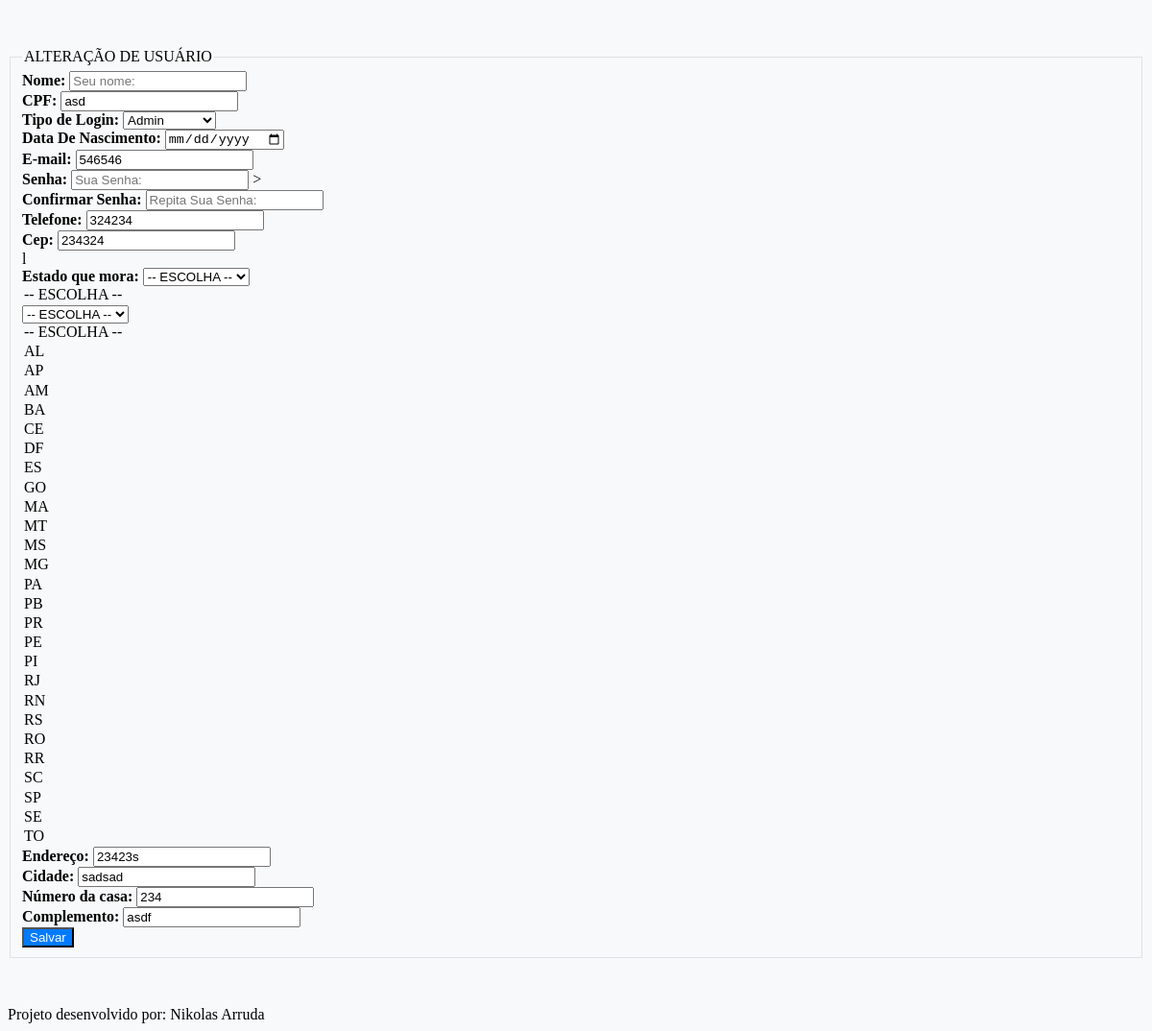
/usuarios/iu_usuario.php?id=1, run on the app's committed database.
### tables this page shows
CREATE TABLE `usuarios` (
  `id_usuario` bigint(20) UNSIGNED NOT NULL,
  `cliente` varchar(254) NOT NULL,
  `nivel_acesso` tinyint(4) NOT NULL,
  `cep` varchar(10) DEFAULT NULL,
  `endereco` varchar(254) DEFAULT NULL,
  `numero` varchar(10) DEFAULT NULL,
  `complemento` varchar(254) DEFAULT NULL,
  `cidade` varchar(254) DEFAULT NULL,
  `estado` char(2) DEFAULT NULL,
  `senha` varchar(254) NOT NULL,
  `email` varchar(254) NOT NULL,
  `telefone` varchar(21) DEFAULT NULL,
  `data_nascimento` date DEFAULT NULL,
  `cpf` varchar(14) DEFAULT NULL,
  PRIMARY KEY (`id_usuario`)
);

### usuarios/iu_usuario.php (the view, shortened to what this page needs)
<?php
require '../utils/conexao.php';
$id = isset($_GET['id']) ? $_GET['id'] : false;
if ($id) {
    $sql = "SELECT * FROM usuarios WHERE id_usuario=?";
    $stmt = $conn->prepare($sql);
    $stmt->bind_param("i", $id);
    $stmt->execute();
    $dados = $stmt->get_result();
    if ($dados->num_rows > 0) {
        $user = $dados->fetch_assoc();
    } else {
?>
        <script>
            history.back();
        </script>
<?php
    }
}
?>
<!DOCTYPE html>
<html lang="pt-br">
<head>
    <link rel="stylesheet" href="https://stackpath.bootstrapcdn.com/bootstrap/4."".3/css/bootstrap.min.css">
    <link rel="stylesheet" href="https://use.fontawesome.com/releases/v5.7.0/css/all.css">
</head>
<body>
    <div class="container">
        <form action="/projeto/bd/bd-usuario.php" method="post">
            <fieldset class="border p-3 rounded">
                <legend class="w-auto text-center p-"border-rounded"><?= ($id) ? "ALTERAÇÃO DE USUÁRIO" : "CADASTRO DE USUÁRIO" ?></legend>
                <div class="row">
                    <div class="col-md-6">
                        <div class="form-group">
                            <label for="nome">Nome:</label>
                            <input class="form-control" id="nome" name="nome" type="text" placeholder="Seu nome:" value="<?= ($id) ? $user['nome'] : null ?>">
                        </div>
                    </div>
                    <div class="col-md-6">
                        <div class="form-group">
                            <label for="cpf">CPF:</label>
                            <input class="form-control" id="cpf" name="cpf" type="text" placeholder="Seu CPF:" value="<?= ($id) ? $user['cpf'] : null ?>">
                        </div>
                    </div>
                    <div class="col-md-6">
                        <div class="form-group">
                            <label for="nivel_acesso">Tipo de Login:</label>
                            <select class="form-control" id="nivel_acesso" name="nivel_acesso" required>
                                <option value="1" <?= (isset($_GET['id']) && $user['nivel_acesso'] == 1) ? "selected" : null ?>>Admin</option>
                            </select>
                        </div>
                    </div>
                    <div class="col-md-6">
                        <div class="form-group">
                            <label for="data_nascimento">Data De Nascimento:</label>
                            <input class="form-control" id="data_nascimento" name="data_nascimento" type="date" placeholder="dd/mm/yyyy" value="<?= isset($id) ? date("d-m-Y", strtotime($user['data_nascimento'])) : null ?>">
                        </div>
                        <div class="col-md-6">
                            <div class="form-group">
                                <label for="email">E-mail:</label>
                                <input class="form-control" id="email" name="email" type="e-mail" placeholder="Seu E-mail:" value="<?= ($id) ? $user['email'] : null ?>">
                            </div>
                        </div>
                        <div class="col-md-6">
                            <div class="form-group">
                                <label for="senha">Senha:</label>
                                <input class="form-control" id="senha" name="senha" type="password" placeholder="Sua Senha:">
                                <?= (isset($_GET['id'])) ? null : "required" ?> >
                            </div>
                        </div>
                        <div class="col-md-6">
                            <div class="form-group">
                                <label for="confirmarsenha">Confirmar Senha:</label>
                                <input class="form-control" id="confirmarsenha" name="confirmarsenha" type="password" placeholder="Repita Sua Senha:" required>
                            </div>
                        </div>
                        <div class="col-md-6">
                            <div class="form-group">
                                <label for="telefone">Telefone:</label>
                                <input class="form-control" id="telefone" name="telefone" type="number" placeholder="Seu Telefone:" value="<?= ($id) ? $user['telefone'] : null ?>">
                            </div>
                        </div>
                        <div class="col-md-6">
                            <div class="form-group">
                                <label for="cep">Cep:</label>
                                <input class="form-control" id="cep" name="cep" type="Number" placeholder="Seu Cep:" value="<?= ($id) ? $user['cep'] : null ?>">
                            </div>
                        </div>l
                        <div class="col-md-6">
                            <div class="form-group">
                                <label for="estado">Estado que mora:</label>
                                <select class="form-control" id="estado" name="estado" required>
                                    <option value=""> -- ESCOLHA --</option>
                                    <select class="form-control" id="estado" name="estado" required>
                                        <option value=""> -- ESCOLHA --</option>
                                        <select class="form-control" id="estado" name="estado" required>
                                            <option value=""> -- ESCOLHA --</option>
                                            <div class="form-group">
                                                <select class="form-control" id="estado" name="estado" required>
                                                    <option value=""> -- ESCOLHA --</option>
                                                    <option <?= (isset($_GET['id']) && $user['estado'] == "AL") ? "selected" : null ?>>AL</option>
                                                    <option <?= (isset($_GET['id']) && $user['estado'] == "AP") ? "selected" : null ?>>AP</option>
                                                    <option <?= (isset($_GET['id']) && $user['estado'] == "AM") ? "selected" : null ?>>AM</option>
                                                    <option <?= (isset($_GET['id']) && $user['estado'] == "BA") ? "selected" : null ?>>BA</option>
                                                    <option <?= (isset($_GET['id']) && $user['estado'] == "CE") ? "selected" : null ?>>CE</option>
                                                    <option <?= (isset($_GET['id']) && $user['estado'] == "DF") ? "selected" : null ?>>DF</option>
                                                    <option <?= (isset($_GET['id']) && $user['estado'] == "ES") ? "selected" : null ?>>ES</option>
                                                    <option <?= (isset($_GET['id']) && $user['estado'] == "GO") ? "selected" : null ?>>GO</option>
                                                    <option <?= (isset($_GET['id']) && $user['estado'] == "MA") ? "selected" : null ?>>MA</option>
                                                    <option <?= (isset($_GET['id']) && $user['estado'] == "MT") ? "selected" : null ?>>MT</option>
                                                    <option <?= (isset($_GET['id']) && $user['estado'] == "MS") ? "selected" : null ?>>MS</option>
                                                    <option <?= (isset($_GET['id']) && $user['estado'] == "MG") ? "selected" : null ?>>MG</option>
                                                    <option <?= (isset($_GET['id']) && $user['estado'] == "PA") ? "selected" : null ?>>PA</option>
                                                    <option <?= (isset($_GET['id']) && $user['estado'] == "PB") ? "selected" : null ?>>PB</option>
                                                    <option <?= (isset($_GET['id']) && $user['estado'] == "PR") ? "selected" : null ?>>PR</option>
                                                    <option <?= (isset($_GET['id']) && $user['estado'] == "PE") ? "selected" : null ?>>PE</option>
                                                    <option <?= (isset($_GET['id']) && $user['estado'] == "PI") ? "selected" : null ?>>PI</option>
                                                    <option <?= (isset($_GET['id']) && $user['estado'] == "RJ") ? "selected" : null ?>>RJ</option>
                                                    <option <?= (isset($_GET['id']) && $user['estado'] == "RN") ? "selected" : null ?>>RN</option>
                                                    <option <?= (isset($_GET['id']) && $user['estado'] == "RS") ? "selected" : null ?>>RS</option>
                                                    <option <?= (isset($_GET['id']) && $user['estado'] == "RO") ? "selected" : null ?>>RO</option>
                                                    <option <?= (isset($_GET['id']) && $user['estado'] == "RR") ? "selected" : null ?>>RR</option>
                                                    <option <?= (isset($_GET['id']) && $user['estado'] == "SC") ? "selected" : null ?>>SC</option>
                                                    <option <?= (isset($_GET['id']) && $user['estado'] == "SP") ? "selected" : null ?>>SP</option>
                                                    <option <?= (isset($_GET['id']) && $user['estado'] == "SE") ? "selected" : null ?>>SE</option>
                                                    <option <?= (isset($_GET['id']) && $user['estado'] == "TO") ? "selected" : null ?>>TO</option>
                                                </select>
                                            </div>
                                        </select>
                            </div>
                        </div>
                        <div class="col-md-6">
                            <div class="form-group">
                                <label for="endereco">Endereço:</label>
                                <input class="form-control" id="endereco" name="endereco" type="text" placeholder="Endereço:" value="<?= ($id) ? $user['endereco'] : null ?>">
                            </div>
                        </div>
                        <div class="col-md-6">
                            <div class="form-group">
                                <label for="cidade">Cidade:</label>
                                <input class="form-control" id="cidade" name="cidade" type="text" placeholder="Cidade que mora:" value="<?= ($id) ? $user['cidade'] : null ?>">
                            </div>
                        </div>
                        <div class="col-md-6">
                            <div class="form-group">
                                <label for="ncasa">Número da casa:</label>
                                <input class="form-control" id="ncasa" name="ncasa" type="number" placeholder="Número da casa:" value="<?= ($id) ? $user['numero'] : null ?>">
                            </div>
                        </div>
                        <div class="col-md-6">
                            <div class="form-group">
                                <label for="complemento">Complemento:</label>
                                <input class="form-control" id="complemento" name="complemento" type="text" placeholder="Complemento:" value="<?= ($id) ? $user['complemento'] : null ?>">
                            </div>
                        </div>
                        <div class="col-md-12 text-center">
                            <button type="submit" class="btn btn-save">Salvar</button>
                        </div>
                    </div>
            </fieldset>
        </form>
    </div>
    <footer class="footer bg-white border-top border-2 border-dark position-absolute w-100">
        <div class="container text-center py-3">
            Projeto desenvolvido por: Nikolas Arruda
        </div>
    </footer>
</body>
</html>

### usuarios/iu_usuario.php (style rules this page uses)
body { background-color: #f8f9fa; }
.container { margin-top: 50px; }
.border { border: 1px solid #dee2e6 !important; }
.form-group label { font-weight: bold; }
.btn-save { background-color: #007bff; color: #fff; }

### data on the page
usuarios: cpf "asd", nivel_acesso "Admin", email "546546", telefone "324234", cep "234324", endereco "23423s", cidade "sadsad", ncasa "234", complemento "asdf"
